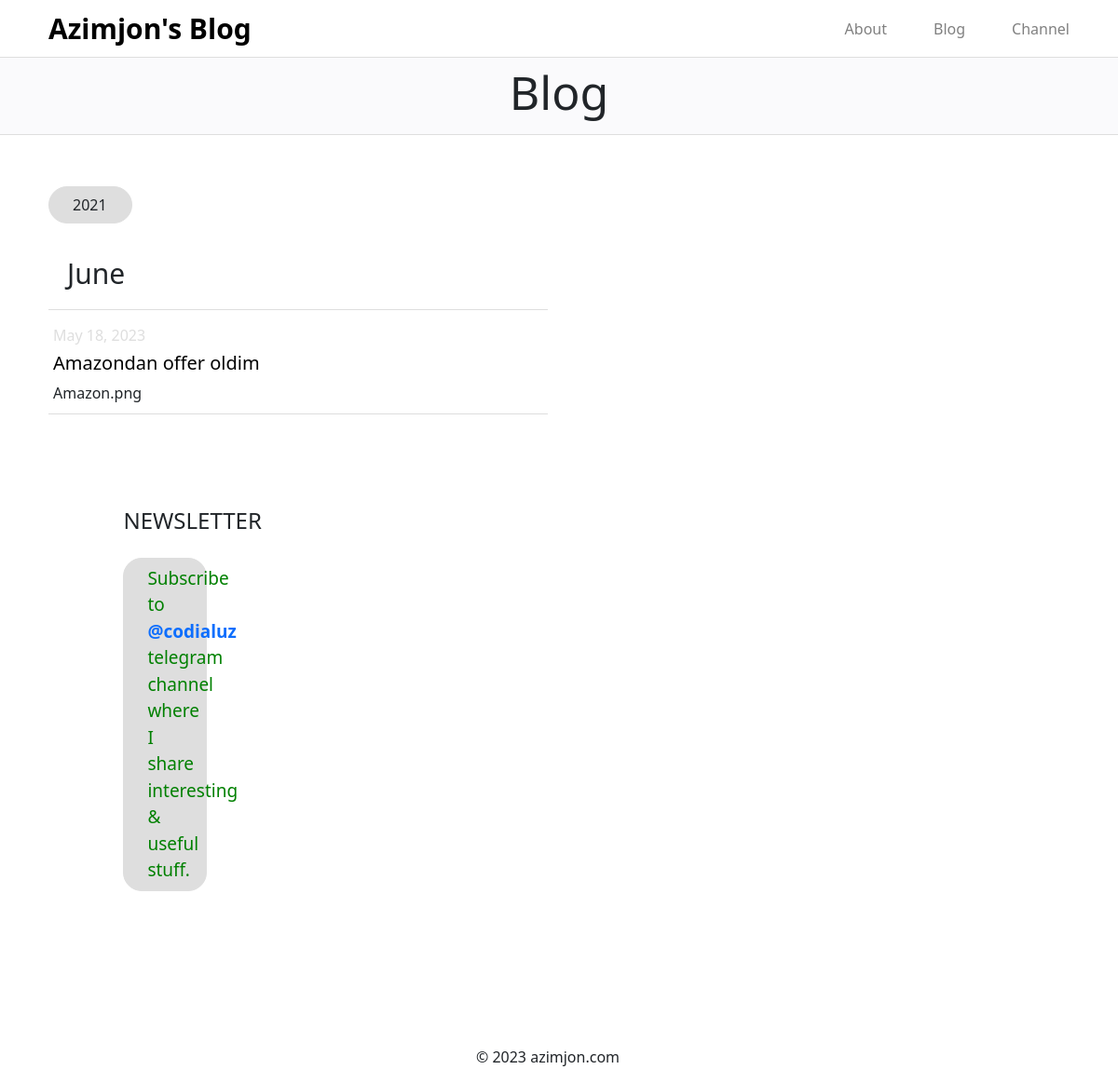
/blog/, run on an earlier commit of the app's database.
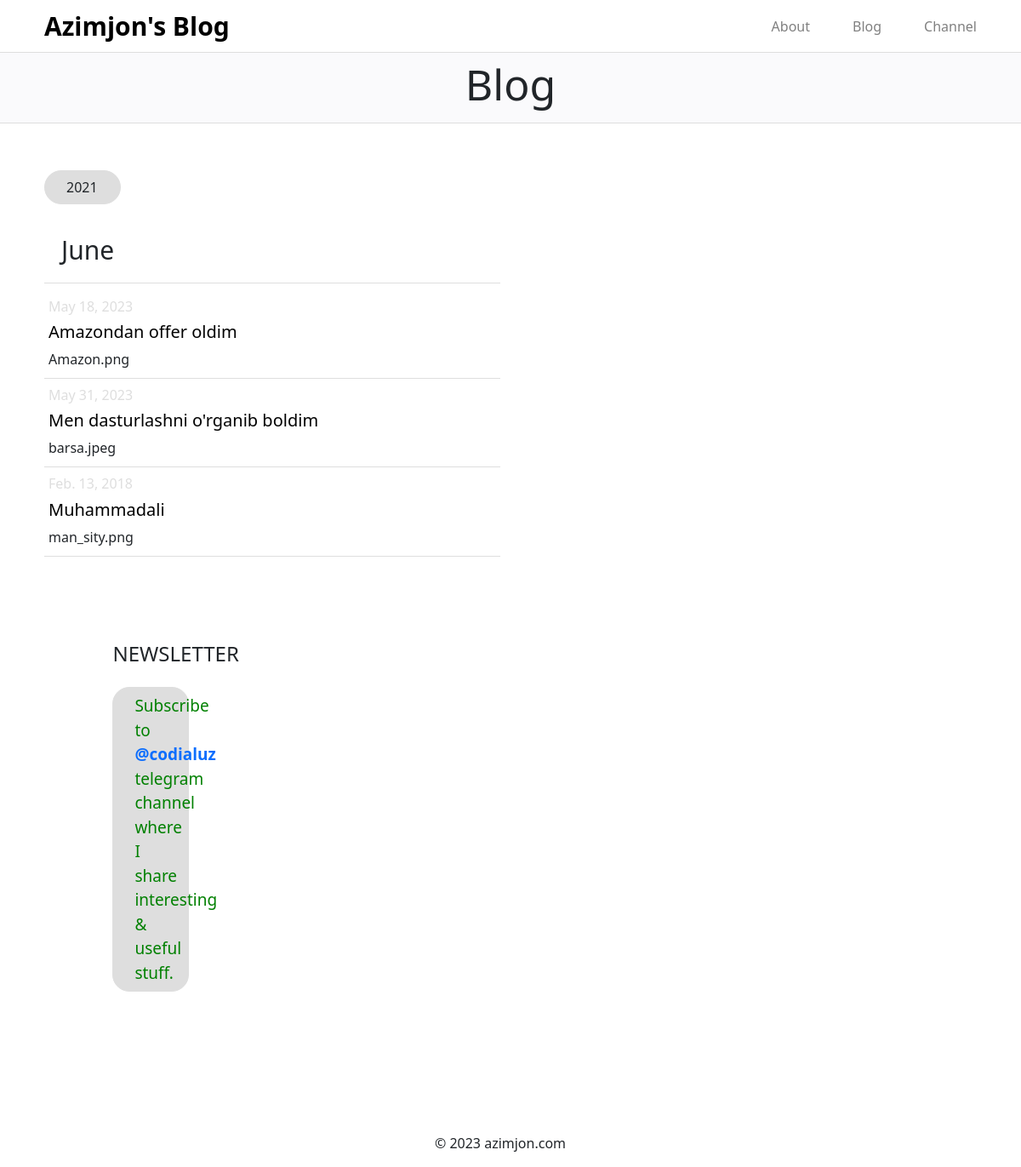
And on a later commit of the database.
### asosiy/models.py (models this page shows, shortened)
class Maqola(models.Model):
    sarlavha = models.CharField(max_length=100)
    matn = models.TextField()
    rasm = models.FileField(null=True, blank=True)
    sana = models.DateField()

### asosiy/views.py (the view)
# urls.py: path('blog/', blog),
def blog(request):
    content = {
        "maqolalar": Maqola.objects.all()
    }
    return render(request, 'blog.html', content)

### templates/blog.html (shortened to what this page needs)
<!DOCTYPE html>
<html lang="uz">
<head>
    {% load static %}
    <link rel="stylesheet" href="{% static '/bootstrap-5.0.2-dist/css/bootstrap.css' %}">
    <link rel="stylesheet" href="{% static 'css/blog.css' %}">
</head>
<body>
    <div class="container-fluid">
        <div class="row navbar">
            <div class="col-12 col-md-6 col-sm-6 navbar-icon"><a href="./bir.html">Azimjon's Blog</a></div>
            <div class="col-12 col-md-6 col-sm-6 navbar-link">
                <div><a href="/about">About</a></div>
                <div><a href="/blog">Blog</a></div>
                <div><a href="#">Channel</a></div>
            </div>
        </div>
        <div class="row blog">
            <div class="col-12">
                <h1>Blog</h1>
            </div>
        </div>
        <div class="row main">
            <div class="col-12 col-md-6 col-sm-6 main-card1">
                <p>2021</p>
                <h3>June</h3>
                {% for i in maqolalar %}
                <div class="main-card1-link">
                        <a href="/blog/{{i.id}}/"><h6>{{i.sana}}</h6><h5>{{i.sarlavha}}</h5></a>
                        {{i.rasm}}
                </div>
                {% endfor %}
            <div class="col-12 col-md-6 col-sm-6 main-card2">
                <h4>NEWSLETTER</h4>
                <p>Subscribe to <a href="#">@codialuz</a> telegram channel where I share interesting & useful stuff.</p>
            </div>
        </div>
        <div class="row footer">
            <p>© 2023 azimjon.com</p>
        </div>
    </div>
</body>
</html>

### static/css/blog.css (style rules this page uses)
body { margin: 0; padding: 0; -webkit-box-sizing: border-box; box-sizing: border-box; }
.container-fluid .navbar { padding-right: 40px; padding-left: 40px; border-bottom: 1px solid #DEDEDE; }
.container-fluid .navbar .navbar-icon a { font-size: 30px; font-weight: bold; text-decoration: none; color: #000; }
.container-fluid .navbar .navbar-link { -webkit-box-pack: end; -ms-flex-pack: end; justify-content: end; display: -webkit-box; display: -ms-flexbox; display: flex; }
.container-fluid .navbar .navbar-link a { text-decoration: none; margin-left: 50px; color: grey; }
.container-fluid .blog { background-color: #FAFAFC; border-bottom: 1px solid #DEDEDE; padding: 7px 0px; }
.container-fluid .blog .col-12 h1 { font-weight: 400; font-size: 50px; text-align: center; }
.container-fluid .main { padding-left: 40px; padding-right: 40px; padding-top: 30px; }
.container-fluid .main .main-card1 p { margin-top: 25px; border: 1px solid #DEDEDE; width: 90px; padding: 7px 25px; background-color: #DEDEDE; border-radius: 20px; }
.container-fluid .main .main-card1 h3 { font-weight: 500; font-size: 30px; padding: 20px 0px; padding-bottom: 20px; border-bottom: 1px solid #DEDEDE; padding-left: 20px; }
.container-fluid .main .main-card1 .main-card1-link { width: 100%; padding: 10px 5px; border-bottom: 1px solid #DEDEDE; }
.container-fluid .main .main-card1 .main-card1-link a { width: 100%; cursor: pointer; display: inline-block; position: relative; -webkit-transition: 0.5s; transition: 0.5s; text-decoration: none; }
.container-fluid .main .main-card1 .main-card1-link a h6 { font-weight: normal; color: #DEDEDE; }
.container-fluid .main .main-card1 .main-card1-link a h5 { font-size: 20l, m px; font-weight: normal; color: #000; }
.container-fluid .main .main-card1 .main-card1-link a:after { width: 30px; font-size: 50px; content: '»'; position: absolute; margin-top: -25px; opacity: 0; top: 10px; right: -20px; -webkit-transition: 0.5s; transition: 0.5s; }
.container-fluid .main .main-card2 { width: 100%; margin-left: 15%; margin-top: 100px; width: 290px; }
.container-fluid .main .main-card2 p { font-size: 19px; color:green; }
.container-fluid .main .main-card2 a { text-decoration: none; font-weight: bold; }
.container-fluid .footer { margin-top: 150px; width: 100%; text-align: center; }

What changed in the data, as far as the page shows it:
added Maqola: sana "May 31, 2023", sarlavha "Men dasturlashni o'rganib boldim", rasm "barsa.jpeg"
added Maqola: sana "Feb. 13, 2018", sarlavha "Muhammadali", rasm "man_sity.png"
